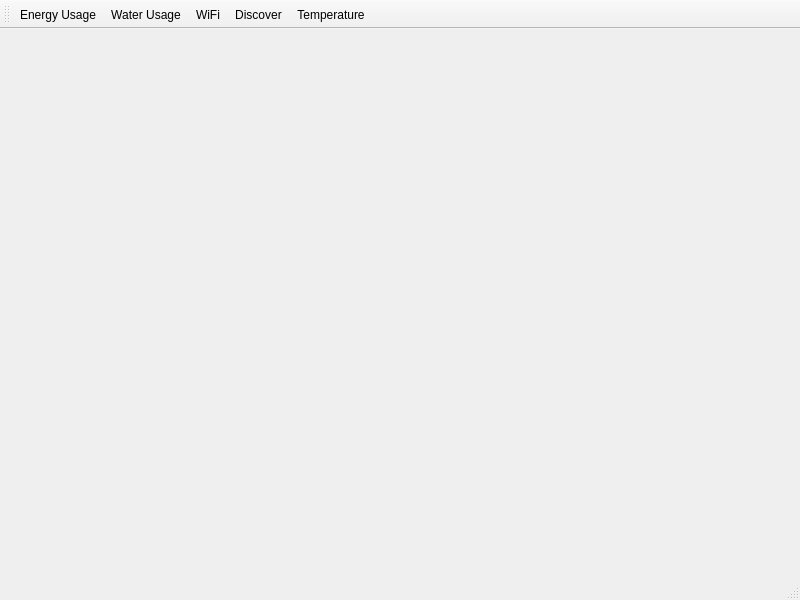
<?xml version="1.0" encoding="UTF-8"?>
<ui version="4.0">
 <class>MainWindow</class>
 <widget class="QMainWindow" name="MainWindow">
  <property name="geometry">
   <rect>
    <x>0</x>
    <y>0</y>
    <width>800</width>
    <height>600</height>
   </rect>
  </property>
  <property name="windowTitle">
   <string>MainWindow</string>
  </property>
  <widget class="QWidget" name="centralwidget">
   <property name="acceptDrops">
    <bool>false</bool>
   </property>
   <widget class="QWidget" name="horizontalLayoutWidget">
    <property name="geometry">
     <rect>
      <x>-1</x>
      <y>-1</y>
      <width>801</width>
      <height>411</height>
     </rect>
    </property>
    <layout class="QHBoxLayout" name="horizontalLayout"/>
   </widget>
  </widget>
  <widget class="QMenuBar" name="menubar">
   <property name="geometry">
    <rect>
     <x>0</x>
     <y>0</y>
     <width>800</width>
     <height>22</height>
    </rect>
   </property>
  </widget>
  <widget class="QToolBar" name="toolBar">
   <property name="windowTitle">
    <string>toolBar</string>
   </property>
   <attribute name="toolBarArea">
    <enum>TopToolBarArea</enum>
   </attribute>
   <attribute name="toolBarBreak">
    <bool>false</bool>
   </attribute>
   <addaction name="actionEnergy"/>
   <addaction name="actionWater"/>
   <addaction name="actionWiFi"/>
   <addaction name="actionDiscover"/>
   <addaction name="actionTemperature"/>
  </widget>
  <widget class="QStatusBar" name="statusbar"/>
  <action name="actionEnergy">
   <property name="icon">
    <iconset resource="../resources/icons_utility.qrc">
     <normaloff>:/icons/utility/003-light bulb.svg</normaloff>:/icons/utility/003-light bulb.svg</iconset>
   </property>
   <property name="text">
    <string>Energy Usage</string>
   </property>
   <property name="toolTip">
    <string>Energy Usage</string>
   </property>
  </action>
  <action name="actionWater">
   <property name="icon">
    <iconset resource="../resources/icons_utility.qrc">
     <normaloff>:/icons/utility/014-faucet.svg</normaloff>:/icons/utility/014-faucet.svg</iconset>
   </property>
   <property name="text">
    <string>Water Usage</string>
   </property>
   <property name="toolTip">
    <string>Water Usage</string>
   </property>
  </action>
  <action name="actionWiFi">
   <property name="icon">
    <iconset resource="../resources/icons_utility.qrc">
     <normaloff>:/icons/utility/009-modem.svg</normaloff>:/icons/utility/009-modem.svg</iconset>
   </property>
   <property name="text">
    <string>WiFi</string>
   </property>
   <property name="toolTip">
    <string>WiFi</string>
   </property>
  </action>
  <action name="actionFile">
   <property name="text">
    <string>File</string>
   </property>
  </action>
  <action name="actionAbout">
   <property name="text">
    <string>About</string>
   </property>
  </action>
  <action name="actionDiscover">
   <property name="icon">
    <iconset resource="../resources/icons_utility.qrc">
     <normaloff>:/icons/utility/017-house.svg</normaloff>:/icons/utility/017-house.svg</iconset>
   </property>
   <property name="text">
    <string>Discover</string>
   </property>
   <property name="toolTip">
    <string>Discover</string>
   </property>
  </action>
  <action name="actionTemperature">
   <property name="icon">
    <iconset resource="../resources/icons_utility.qrc">
     <normaloff>:/icons/utility/005-thermometer.svg</normaloff>:/icons/utility/005-thermometer.svg</iconset>
   </property>
   <property name="text">
    <string>Temperature</string>
   </property>
   <property name="toolTip">
    <string>Temperature</string>
   </property>
  </action>
 </widget>
 <resources>
  <include location="../resources/icons_utility.qrc"/>
 </resources>
 <connections/>
</ui>
